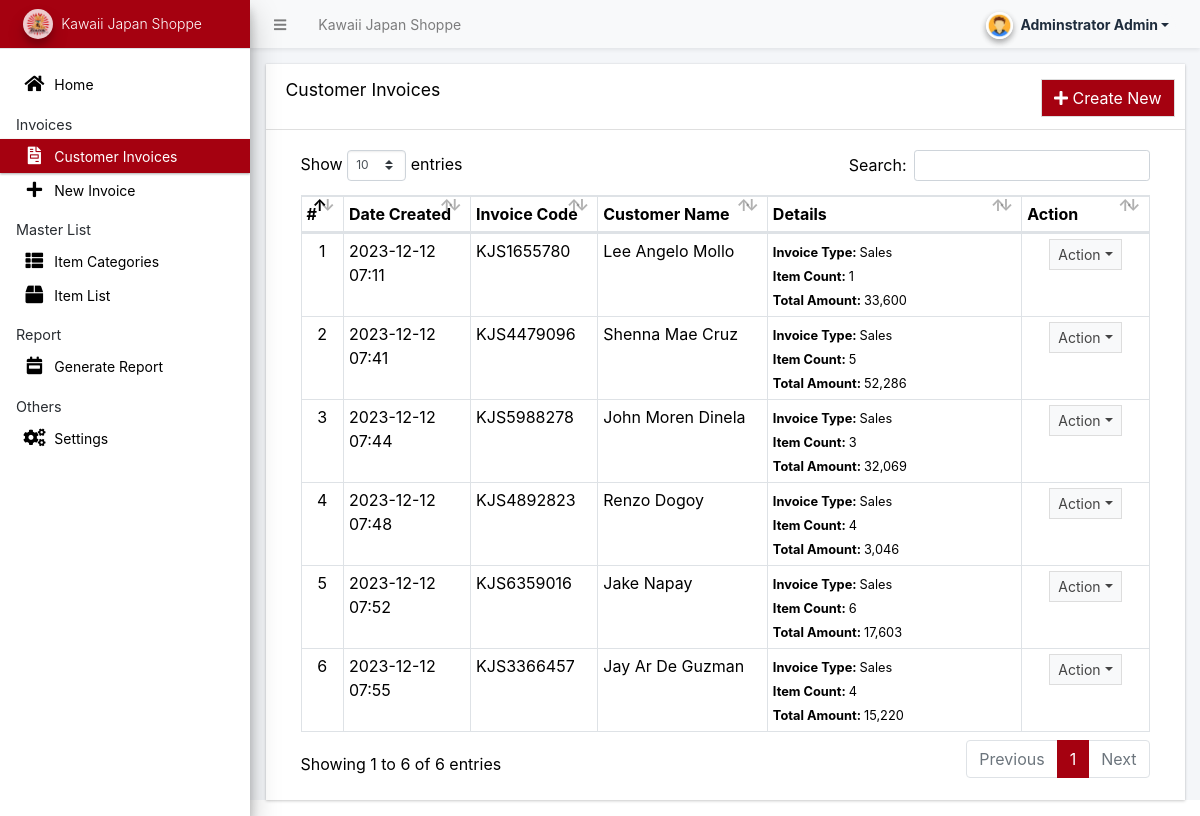
Page /admin/?page=invoice (signed in) on the earlier database version.
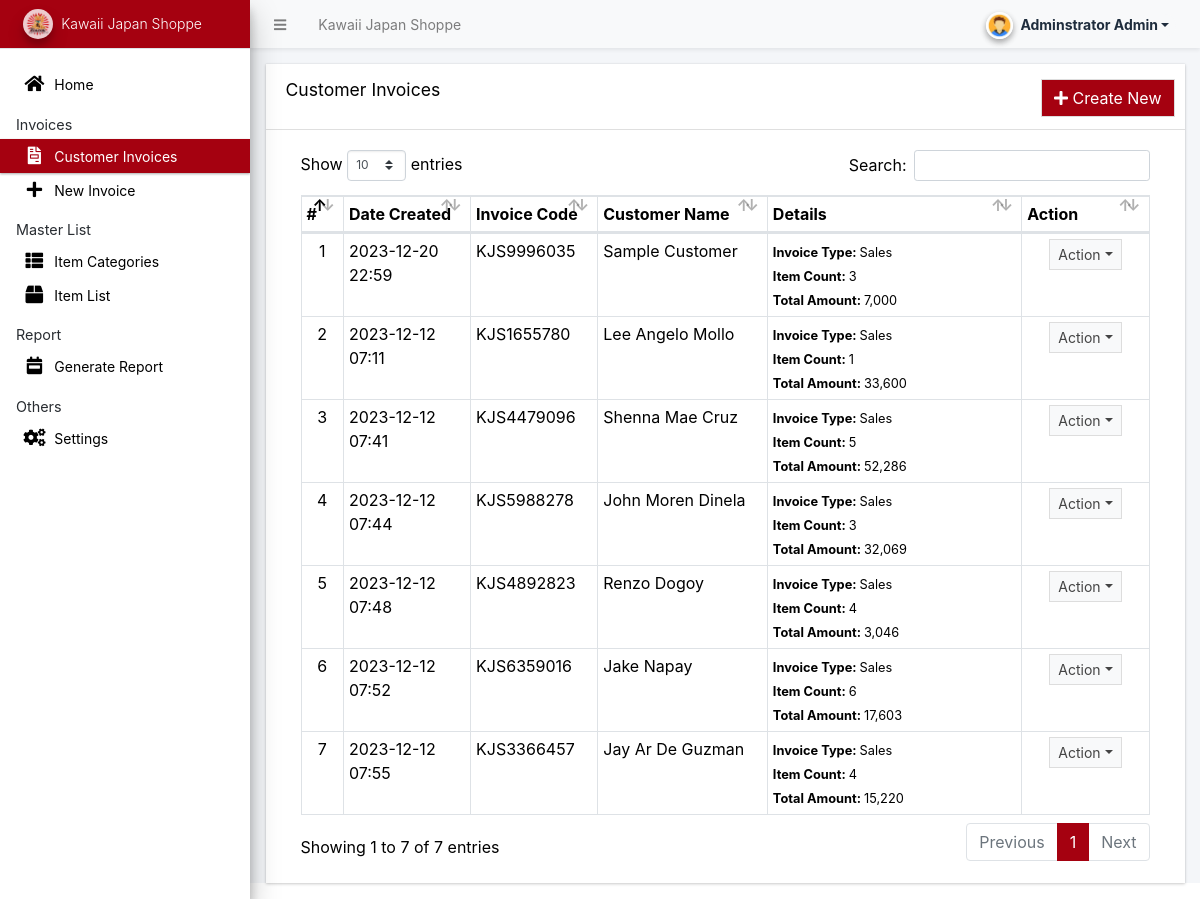
Same page on the later database version.
### tables this page shows
CREATE TABLE `invoice_list` (
  `id` int(30) NOT NULL,
  `invoice_code` varchar(100) NOT NULL,
  `customer_name` text NOT NULL,
  `type` tinyint(1) DEFAULT NULL,
  `sub_total` float NOT NULL,
  `tax_rate` float NOT NULL,
  `total_amount` float NOT NULL,
  `remarks` text NOT NULL,
  `date_created` datetime NOT NULL DEFAULT current_timestamp(),
  `date_updated` datetime DEFAULT NULL ON UPDATE current_timestamp()
);

### config.php (called while the page is built, shortened)
<?php
require_once('classes/DBConnection.php');
require_once('classes/SystemSettings.php');
function validate_image($file){
	if(!empty($file)){
		if(is_file(base_app.$file)){
			return base_url.$file;
		}else{
			return base_url.'dist/img/no-image-available.png';
		}
	}else{
		return base_url.'dist/img/no-image-available.png';
	}
}
function isMobileDevice(){
    $aMobileUA = array(
        '/iphone/i' => 'iPhone',
        '/ipod/i' => 'iPod',
        '/ipad/i' => 'iPad',
        '/android/i' => 'Android',
        '/blackberry/i' => 'BlackBerry',
        '/webos/i' => 'Mobile'
    );
    return false;
}
?>

### classes/DBConnection.php (called while the page is built, shortened)
<?php
class DBConnection{
    private $host = DB_SERVER;
    private $username = DB_USERNAME;
    private $password = DB_PASSWORD;
    private $database = DB_NAME;
    public $conn;
    public function __construct(){
        if (!isset($this->conn)) {
            $this->conn = new mysqli($this->host, $this->username, $this->password, $this->database);
        }
    }
}
?>

### admin/invoice/index.php (the view, shortened to what this page needs)
<div class="card card-outline rounded-0 card-maroon">
	<div class="card-header">
		<h3 class="card-title">Customer Invoices</h3>
		<div class="card-tools">
			<a href="./?page=invoice/manage" class="btn btn-flat btn-default bg-maroon"><span class="fas fa-plus"></span>  Create New</a>
		</div>
	</div>
	<div class="card-body">
		<div class="container-fluid">
        <div class="container-fluid">
			<table class="table table-bordered table-stripped">
				<colgroup>
					<col width="5%">
					<col width="15%">
					<col width="15%">
					<col width="20%">
					<col width="30%">
					<col width="15%">
				</colgroup>
				<thead>
					<tr>
						<th>#</th>
						<th>Date Created</th>
						<th>Invoice Code</th>
						<th>Customer Name</th>
						<th>Details</th>
						<th>Action</th>
					</tr>
				</thead>
				<tbody>
					<?php
					$i = 1;
						$qry = $conn->query("SELECT * from `invoice_list`  order by date(date_created) desc ");
						while($row = $qry->fetch_assoc()):
                            $row['remarks'] = strip_tags(stripslashes(html_entity_decode($row['remarks'])));
							$items = $conn->query("SELECT * FROM invoices_items where invoice_id = {$row['id']} ")->num_rows;
					?>
						<tr>
							<td class="text-center"><?php echo $i++; ?></td>
							<td><?php echo date("Y-m-d H:i",strtotime($row['date_created'])) ?></td>
							<td><?php echo $row['invoice_code'] ?></td>
							<td><?php echo $row['customer_name'] ?></td>
							<td>
								<p class="m-0"><small><b>Invoice Type: </b><?php echo $row['type'] == 1 ? "Sales":"" ?></small></p>
								<p class="m-0"><small><b>Item Count: </b> <?php echo number_format($items) ?></small></p>
								<p class="m-0"><small><b>Total Amount: </b><?php echo number_format($row['total_amount']) ?></small></p>
							</td>
							<td align="center">
								 <button type="button" class="btn btn-flat btn-default btn-sm dropdown-toggle dropdown-icon" data-toggle="dropdown">
				                  		Action
				                  </button>
							</td>
						</tr>
					<?php endwhile; ?>
				</tbody>
			</table>
		</div>
		</div>
	</div>
</div>

### admin/index.php (shortened to what this page needs)
<?php require_once('../config.php'); ?>
 <!DOCTYPE html>
<html lang="en" class="" style="height: auto;">
<?php require_once('inc/header.php') ?>
  <body class="sidebar-mini layout-fixed control-sidebar-slide-open layout-navbar-fixed sidebar-mini-md sidebar-mini-xs" data-new-gr-c-s-check-loaded="14.991.0" data-gr-ext-installed="" style="height: auto;">
    <div class="wrapper">
     <?php require_once('inc/topBarNav.php') ?>
     <?php require_once('inc/navigation.php') ?>
     <?php $page = isset($_GET['page']) ? $_GET['page'] : 'home';  ?>
      <div class="content-wrapper  pt-3" style="min-height: 567.854px;">
        <section class="content  text-dark">
          <div class="container-fluid">
            <?php
              if(!file_exists($page.".php") && !is_dir($page)){
                  include '404.html';
              }else{
                if(is_dir($page))
                  include $page.'/index.php';
                else
                  include $page.'.php';
              }
            ?>
          </div>
        </section>
      </div>
      <?php require_once('inc/footer.php') ?>
  </body>
</html>

### admin/inc/header.php (shortened to what this page needs)
<head>
    <link rel="stylesheet" href="<?php echo base_url ?>plugins/fontawesome-free/css/all.min.css">
    <link rel="stylesheet" href="<?php echo base_url ?>plugins/tempusdominus-bootstrap-4/css/tempusdominus-bootstrap-4.min.css">
  <link rel="stylesheet" href="<?php echo base_url ?>plugins/datatables-bs4/css/dataTables.bootstrap4.min.css">
  <link rel="stylesheet" href="<?php echo base_url ?>plugins/datatables-responsive/css/responsive.bootstrap4.min.css">
  <link rel="stylesheet" href="<?php echo base_url ?>plugins/datatables-buttons/css/buttons.bootstrap4.min.css">
  <link rel="stylesheet" href="<?php echo base_url ?>plugins/select2/css/select2.min.css">
  <link rel="stylesheet" href="<?php echo base_url ?>plugins/select2-bootstrap4-theme/select2-bootstrap4.min.css">
    <link rel="stylesheet" href="<?php echo base_url ?>plugins/icheck-bootstrap/icheck-bootstrap.min.css">
    <link rel="stylesheet" href="<?php echo base_url ?>plugins/jqvmap/jqvmap.min.css">
    <link rel="stylesheet" href="<?php echo base_url ?>dist/css/adminlte.css">
    <link rel="stylesheet" href="<?php echo base_url ?>dist/css/custom.css">
    <link rel="stylesheet" href="<?php echo base_url ?>plugins/overlayScrollbars/css/OverlayScrollbars.min.css">
    <link rel="stylesheet" href="<?php echo base_url ?>plugins/daterangepicker/daterangepicker.css">
    <link rel="stylesheet" href="<?php echo base_url ?>plugins/summernote/summernote-bs4.min.css">
  <link rel="stylesheet" href="<?php echo base_url ?>plugins/sweetalert2-theme-bootstrap-4/bootstrap-4.min.css">
  </head>

### admin/inc/topBarNav.php (shortened to what this page needs)
<nav class="main-header navbar navbar-expand navbar-light border border-light border-top-0  border-left-0 border-right-0 navbar-light text-sm shadow-sm">
  <ul class="navbar-nav">
    <li class="nav-item">
    <a class="nav-link" data-widget="pushmenu" href="#" role="button"><i class="fas fa-bars"></i></a>
    </li>
    <li class="nav-item d-none d-sm-inline-block">
      <a href="<?php echo base_url ?>" class="nav-link"><?php echo (!isMobileDevice()) ? $_settings->info('name'):$_settings->info('short_name'); ?> </a>
    </li>
  </ul>
  <ul class="navbar-nav ml-auto">
    <li class="nav-item">
      <div class="btn-group nav-link">
            <button type="button" class="btn btn-rounded badge badge-light dropdown-toggle dropdown-icon" data-toggle="dropdown">
              <span><img src="<?php echo validate_image($_settings->userdata('avatar')) ?>" class="img-circle elevation-2 user-img" alt="User Image"></span>
              <span class="ml-3"><?php echo ucwords($_settings->userdata('firstname').' '.$_settings->userdata('lastname')) ?></span>
            </button>
        </div>
    </li>
  </ul>
</nav>

### admin/inc/navigation.php (shortened to what this page needs)
<aside class="main-sidebar sidebar-light-maroon elevation-4 sidebar-no-expand">
  <a href="<?php echo base_url ?>admin" class="brand-link bg-maroon text-sm">
  <img src="<?php echo validate_image($_settings->info('logo'))?>" alt="Store Logo" class="brand-image img-circle elevation-3" style="opacity: .8;
                      width: 30px;
                      height: 30px;
                      max-height: unset;
                      background: white;">
  <span class="brand-text font-weight-light"><?php echo $_settings->info('short_name') ?></span>
  </a>
  <div class="sidebar os-host os-theme-light os-host-overflow os-host-overflow-y os-host-resize-disabled os-host-transition os-host-scrollbar-horizontal-hidden">
    <div class="os-content-glue" style="margin: 0px -8px; width: 249px; height: 646px;"></div>
    <div class="os-padding">
      <div class="os-viewport os-viewport-native-scrollbars-invisible" style="overflow-y: scroll;">
        <div class="os-content" style="padding: 0px 8px; height: 100%; width: 100%;">
          <nav class="mt-4">
             <ul class="nav nav-pills nav-sidebar flex-column text-sm nav-compact nav-flat nav-child-indent nav-collapse-hide-child" data-widget="treeview" role="menu" data-accordion="false">
              <li class="nav-item dropdown">
                <a href="./" class="nav-link nav-home">
                  <i class="nav-icon fas fa-home"></i>
                  <p>
                    Home
                  </p>
                </a>
              </li>
              <li class="nav-header">Invoices</li>
              <li class="nav-item dropdown">
                <a href="<?php echo base_url ?>admin/?page=invoice" class="nav-link nav-invoice">
                  <i class="nav-icon fas fa-file-invoice"></i>
                  <p>
                    Customer Invoices
                  </p>
                </a>
              </li>
              <li class="nav-item dropdown">
                <a href="<?php echo base_url ?>admin/?page=invoice/manage" class="nav-link">
                  <i class="nav-icon fas fa-plus"></i>
                  <p>
                    New Invoice
                  </p>
                </a>
              </li>
              <li class="nav-header">Master List</li>
              <li class="nav-item dropdown">
                <a href="<?php echo base_url ?>admin/?page=category" class="nav-link nav-category">
                  <i class="nav-icon fas fa-th-list"></i>
                  <p>
                    Item Categories
                  </p>
                </a>
              </li>
              <li class="nav-item dropdown">
                <a href="<?php echo base_url ?>admin/?page=product" class="nav-link nav-product">
                  <i class="nav-icon fas fa-box"></i>
                  <p>
                    Item List
                  </p>
                </a>
              </li>
              <li class="nav-header">Report</li>
              <li class="nav-item dropdown">
                <a href="<?php echo base_url ?>admin/?page=report" class="nav-link nav-report">
                  <i class="nav-icon fas fa-calendar-week"></i>
                  <p>
                    Generate Report
                  </p>
                </a>
              </li>
              <li class="nav-header">Others</li>
              <li class="nav-item dropdown">
                <a href="<?php echo base_url ?>admin/?page=system_info" class="nav-link nav-system_info">
                  <i class="nav-icon fas fa-cogs"></i>
                  <p>
                    Settings
                  </p>
                </a>
              </li>
            </ul>
          </nav>
        </div>
      </div>
    </div>
  </div>
</aside>

### admin/inc/footer.php (shortened to what this page needs)
</div>

### admin/inc/topBarNav.php (style rules this page uses)
.user-img { position: absolute; height: 27px; width: 27px; object-fit: cover; left: -7%; top: -12%; }
.btn-rounded { border-radius: 50px; }

Differences in the rows shown:
added invoice_list: date_created "2023-12-20 22:59", invoice_code "KJS9996035", customer_name "Sample Customer", type "Sales", items "3", total_amount "7,000"
Other differences:
text written by a page script: "Show entries Search: Showing 1 to 6 of 6 entries Previous 1 Next" → "Show entries Search: Showing 1 to 7 of 7 entries Previous 1 Next"
